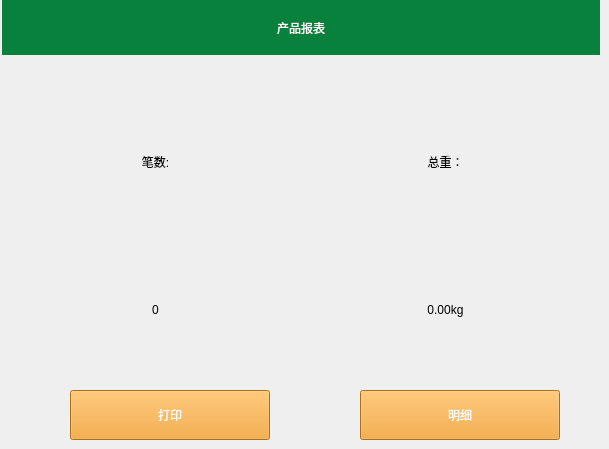
   <widget class="QWidget" name="page_5">
    <widget class="QWidget" name="verticalLayoutWidget_5">
     <property name="geometry">
      <rect>
       <x>20</x>
       <y>90</y>
       <width>271</width>
       <height>291</height>
      </rect>
     </property>
     <layout class="QVBoxLayout" name="verticalLayout_5">
      <item>
       <widget class="QLabel" name="label_15">
        <property name="styleSheet">
         <string notr="true">font: 75 28pt &quot;Ubuntu&quot;;
color: rgb(0, 0, 0);</string>
        </property>
        <property name="text">
         <string>笔数:</string>
        </property>
        <property name="alignment">
         <set>Qt::AlignCenter</set>
        </property>
       </widget>
      </item>
      <item>
       <widget class="QLabel" name="label_17">
        <property name="styleSheet">
         <string notr="true">font: 75 28pt &quot;Ubuntu&quot;;
color: rgb(0, 0, 0);</string>
        </property>
        <property name="text">
         <string>0</string>
        </property>
        <property name="alignment">
         <set>Qt::AlignCenter</set>
        </property>
       </widget>
      </item>
     </layout>
    </widget>
    <widget class="QWidget" name="verticalLayoutWidget_6">
     <property name="geometry">
      <rect>
       <x>300</x>
       <y>90</y>
       <width>291</width>
       <height>291</height>
      </rect>
     </property>
     <layout class="QVBoxLayout" name="verticalLayout_6">
      <item>
       <widget class="QLabel" name="label_18">
        <property name="styleSheet">
         <string notr="true">font: 75 28pt &quot;Ubuntu&quot;;
color: rgb(0, 0, 0);</string>
        </property>
        <property name="text">
         <string>总重：</string>
        </property>
        <property name="alignment">
         <set>Qt::AlignCenter</set>
        </property>
       </widget>
      </item>
      <item>
       <widget class="QLabel" name="label_19">
        <property name="styleSheet">
         <string notr="true">font: 75 28pt &quot;Ubuntu&quot;;
color: rgb(0, 0, 0);</string>
        </property>
        <property name="text">
         <string>0.00kg</string>
        </property>
        <property name="alignment">
         <set>Qt::AlignCenter</set>
        </property>
       </widget>
      </item>
     </layout>
    </widget>
    <widget class="QToolButton" name="toolButton_11">
     <property name="geometry">
      <rect>
       <x>360</x>
       <y>390</y>
       <width>200</width>
       <height>50</height>
      </rect>
     </property>
     <property name="styleSheet">
      <string notr="true">background-color: rgb(241, 156, 31);
color: rgb(255, 255, 255);
font: 16pt &quot;Sans Serif&quot;;</string>
     </property>
     <property name="text">
      <string>明细</string>
     </property>
    </widget>
    <widget class="QLabel" name="label_32">
     <property name="geometry">
      <rect>
       <x>2</x>
       <y>0</y>
       <width>598</width>
       <height>55</height>
      </rect>
     </property>
     <property name="styleSheet">
      <string notr="true">font: 20pt &quot;Sans Serif&quot;;
color: rgb(255, 255, 255);
background-color: rgb(8, 129, 60);</string>
     </property>
     <property name="text">
      <string>产品报表</string>
     </property>
     <property name="alignment">
      <set>Qt::AlignCenter</set>
     </property>
    </widget>
    <widget class="QToolButton" name="toolButton_25">
     <property name="geometry">
      <rect>
       <x>70</x>
       <y>390</y>
       <width>200</width>
       <height>50</height>
      </rect>
     </property>
     <property name="styleSheet">
      <string notr="true">background-color: rgb(241, 156, 31);
color: rgb(255, 255, 255);
font: 16pt &quot;Sans Serif&quot;;</string>
     </property>
     <property name="text">
      <string>打印</string>
     </property>
    </widget>
   </widget>
